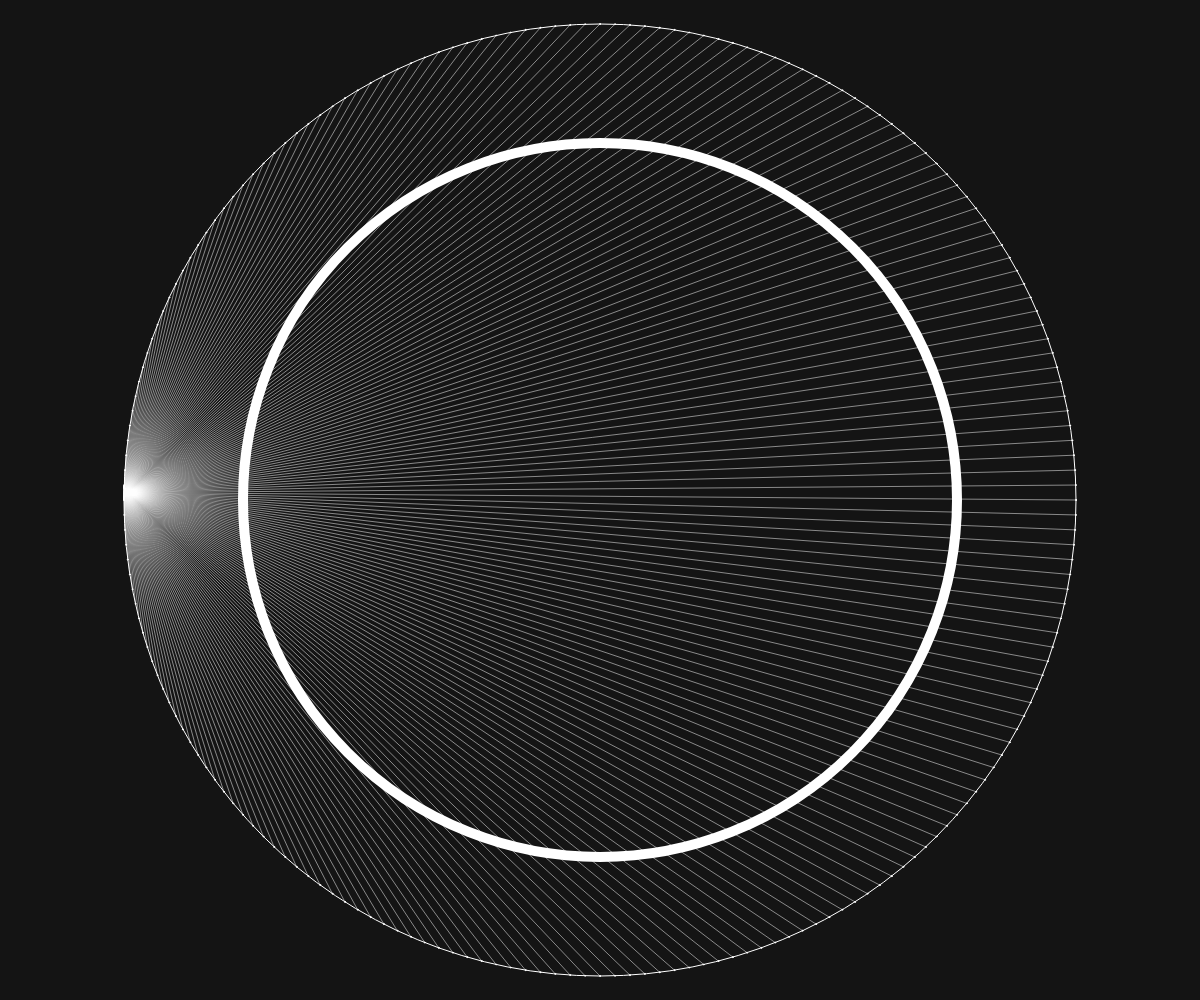
Frame 1 (no input)
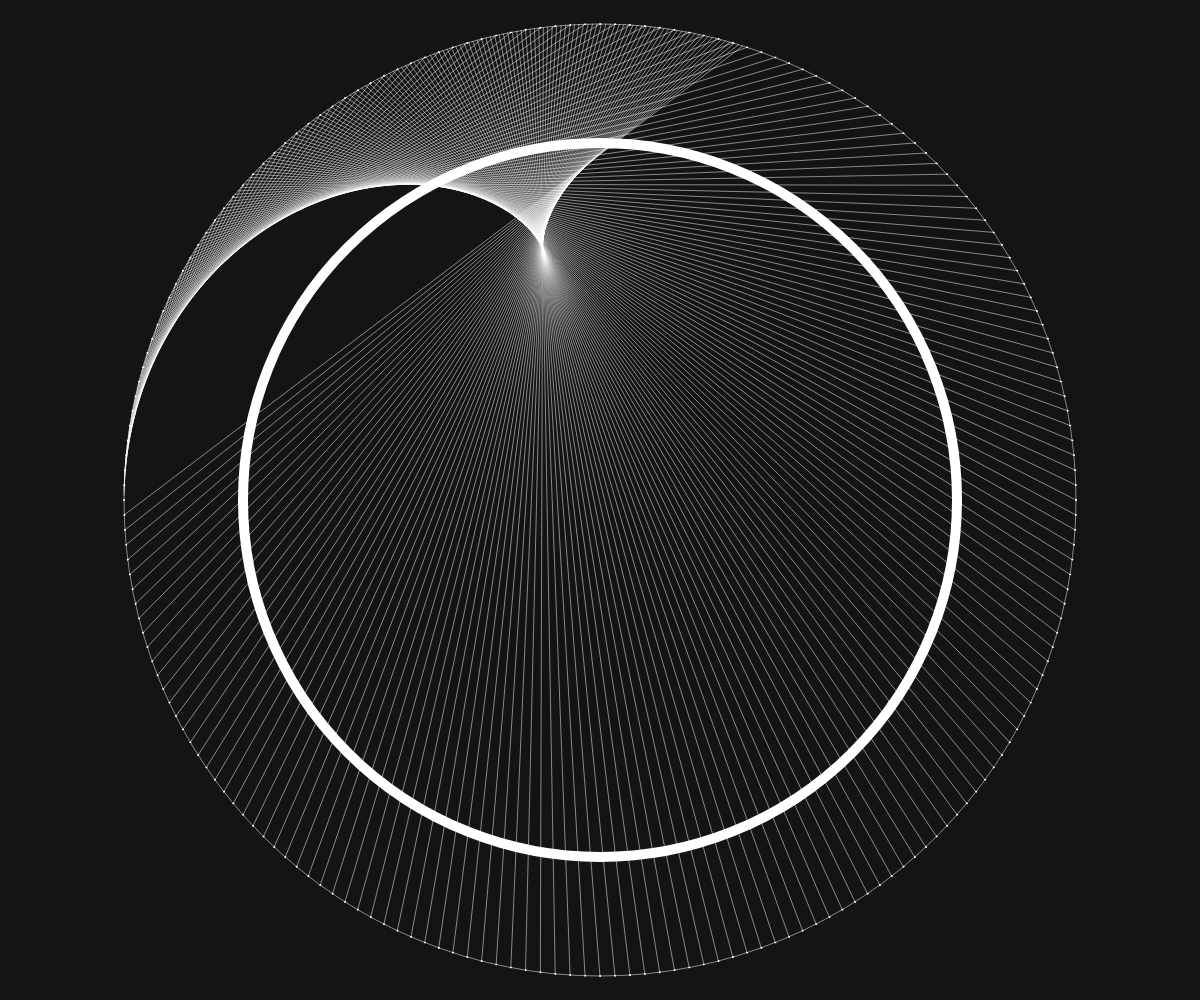
Frame 60 (no input)
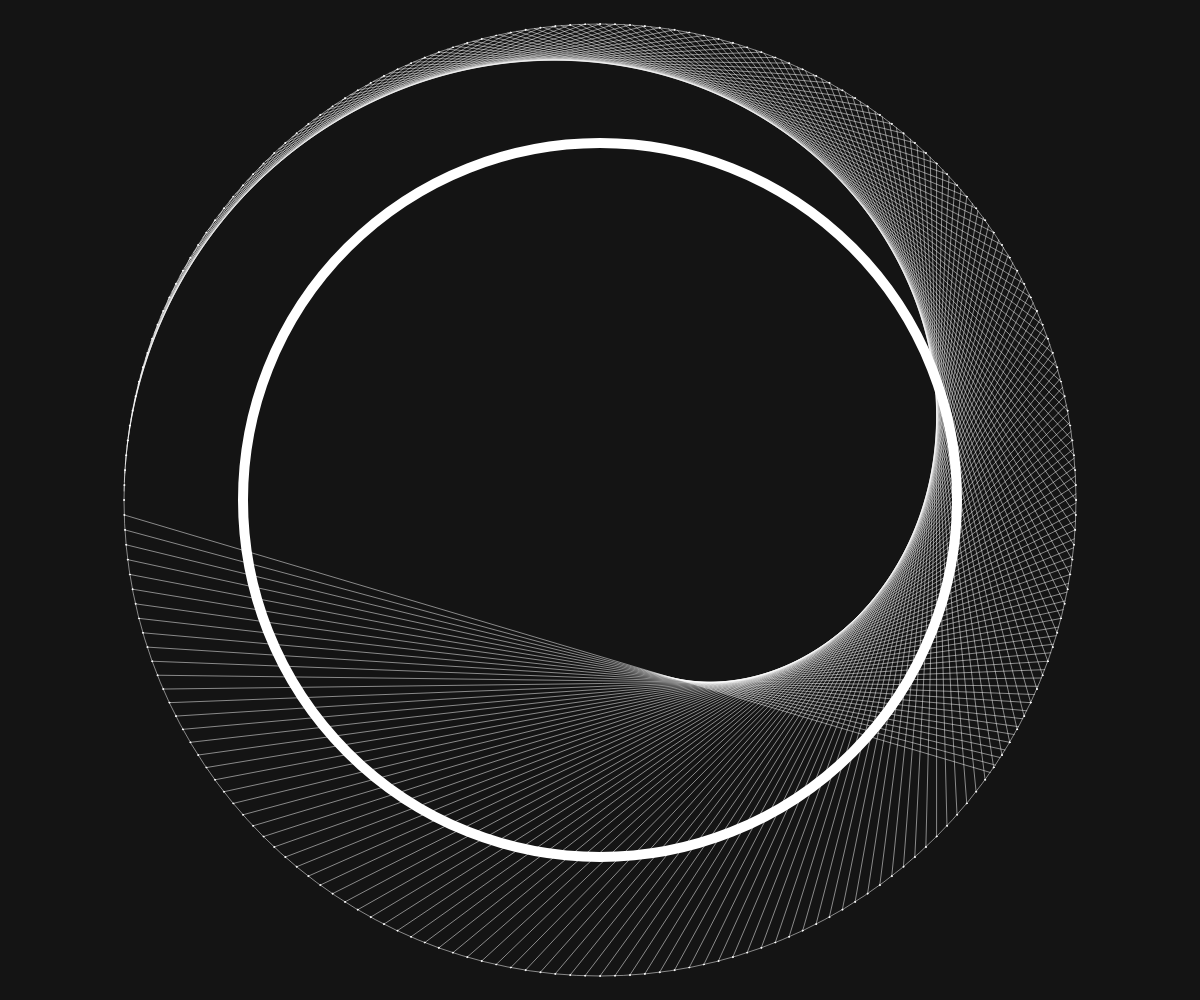
Frame 120 (the mouse pressed at the canvas centre since frame 60)

The p5.js sketch that drew these frames (run headless with seeded random() and noise() and a simulated clock; from frame 60 on, the mouse is pressed at the canvas centre):

// p5.js sketch
// ── sketch.js
const pointsWeight = 1
let factor = 0
let r

function setup() {
  createCanvas(windowWidth, windowHeight)
  r  = height/2 - 24
}

function draw() {
  background(20)
  let totalPoints = 200

  factor += 0.005

  translate(width/2, height/2)

  stroke(255)
  noFill()
  circle(0, 0, r*2)
  strokeWeight(10)
  circle(0, 0, r*1.5)
  strokeWeight(1)

  for (let i = 0; i < totalPoints; i++) {
    let v = getVector(i, totalPoints)
    fill(255)
    circle(v.x, v.y, pointsWeight)
  }

  for (let i = 0; i < totalPoints; i++) {
    let a = getVector(i, totalPoints)
    let b = getVector(i * factor, totalPoints)
    strokeWeight(0.5)
    line(a.x, a.y, b.x, b.y)
  }

}

function getVector (index, totalPoints) {
  let angle = map(index % totalPoints, 0, totalPoints, 0, TWO_PI)
  // Adding Pi flips it
  let v = p5.Vector.fromAngle(angle + PI)
  v.mult(r)
  return v
}
